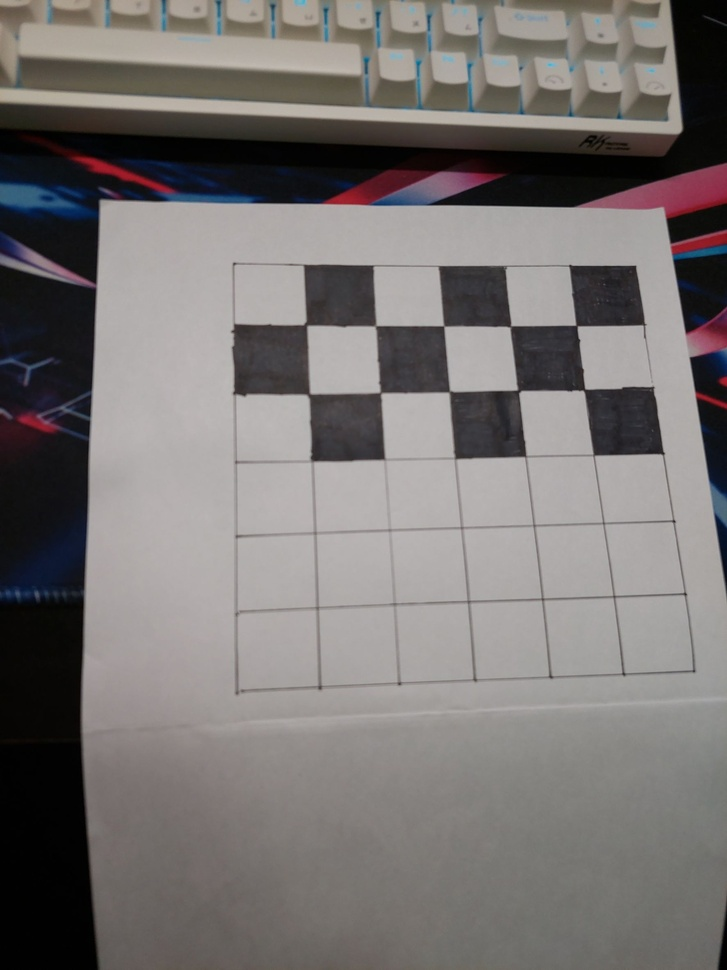
#> input picture hw9/images/homography_images/image_03.jpg, 727 x 970 px, shrunk from 1773 x 2364 before the run, found by its file name
$ python reconstruction.py
#> lines starting #> are read from the running program, lines starting #| are printed output that depends on the picture
### hw9/compute_fundamental_matrix.py
import numpy as np
import matplotlib.pyplot as plt
import cv2

def compute_fundamental_matrix(points1, points2):
    """
    計算基本矩陣 F
    points1, points2: 兩張圖片中對應的特徵點 (n×2 numpy array)
    """
    # 1. 資料標準化
    def normalize_points(points):
        # 計算質心
        centroid = np.mean(points, axis=0)
        # 計算到質心的平均距離
        dist = np.sqrt(np.sum((points - centroid) ** 2, axis=1))
        scale = np.sqrt(2) / np.mean(dist)

        # 標準化矩陣
        T = np.array([
            [scale, 0, -scale*centroid[0]],
            [0, scale, -scale*centroid[1]],
            [0, 0, 1]
        ])

        # 轉換為齊次座標
        points_h = np.hstack((points, np.ones((points.shape[0], 1))))
        # 應用標準化
        normalized_points = (T @ points_h.T).T

        return normalized_points[:, :2], T

    # 標準化兩組點
    norm_points1, T1 = normalize_points(points1)
    norm_points2, T2 = normalize_points(points2)

    # 2. 建立方程組
    n = len(points1)
    A = np.zeros((n, 9))
    for i in range(n):
        x1, y1 = norm_points1[i]
        x2, y2 = norm_points2[i]
        A[i] = [x2*x1, x2*y1, x2, y2*x1, y2*y1, y2, x1, y1, 1]

    # 3. 使用SVD求解
    _, _, V = np.linalg.svd(A)
    F = V[-1].reshape(3, 3)

    # 4. 強制F的秩��2
    U, S, Vt = np.linalg.svd(F)
    S[2] = 0  # 將最小的奇異值設為0
    F = U @ np.diag(S) @ Vt

    # 5. 反標準化
    F = T2.T @ F @ T1

    # 6. 正規化F
    F = F / F[2,2]
    return F

def compute_fundamental_matrix_with_RANSAC(points1, points2, threshold=1.0, num_iterations=1000):
    """
    使用RANSAC算法計算基本矩陣
    """
    best_F = None
    best_inliers = []
    max_inliers = 0

    for _ in range(num_iterations):
        # 1. 隨機選擇8個點
        idx = np.random.choice(len(points1), 8, replace=False)
        sample_points1 = points1[idx]
        sample_points2 = points2[idx]

        # 2. 計算F
        F = compute_fundamental_matrix(sample_points1, sample_points2)

        # 3. 計算所有點的誤差
        inliers = []
        for i in range(len(points1)):
            p1 = np.append(points1[i], 1)
            p2 = np.append(points2[i], 1)

            # 計算極線距離
            line = F @ p1
            error = abs(np.dot(p2, line)) / np.sqrt(line[0]**2 + line[1]**2)

            if error < threshold:
                inliers.append(i)

        # 4. 更新最佳結果
        if len(inliers) > max_inliers:
            max_inliers = len(inliers)
            best_inliers = inliers
            best_F = F


    # 5. 使用���有內點重新計算F
    if best_inliers:
        best_F = compute_fundamental_matrix(
            points1[best_inliers],
            points2[best_inliers]
        )

    return best_F, best_inliers

# [95 lines left out: functions select_corresponding_points, main, not called in this run]

# [2 lines that do not run on import are left out]

### hw9/reconstruction.py
import numpy as np
import cv2
import matplotlib.pyplot as plt
from compute_fundamental_matrix import compute_fundamental_matrix_with_RANSAC, select_corresponding_points

def compute_projection_matrices(F):
    """計算投影矩陣 P 和 P'"""
    # 確保F是2D數組
    F = np.array(F).reshape(3, 3)

    # P = [I|0] for first camera
    P1 = np.array([[1, 0, 0, 0],
                   [0, 1, 0, 0],
                   [0, 0, 1, 0]])

    # 從基本矩陣計算本質矩陣
    # 假設相機內參為單位矩陣（如果有實際的相機內參，應該使用真實值）
    E = F

    # 從本質矩陣分解得到 R 和 t
    U, _, Vt = np.linalg.svd(E)
    W = np.array([[0, -1, 0],
                  [1, 0, 0],
                  [0, 0, 1]])

    # 可能的 R 和 t
    R = U @ W @ Vt
    t = U[:, 2]

    # 確保R是旋轉矩陣（行列式為1）
    if np.linalg.det(R) < 0:
        R = -R
        t = -t

    # P' = [R|t]
    P2 = np.hstack((R, t.reshape(3, 1)))

    return P1, P2

def triangulate_points(P1, P2, points1, points2):
    """使用 DLT 進行三角測量"""
    points_3d = []
    for pt1, pt2 in zip(points1, points2):
        A = np.zeros((4, 4))
        A[0] = pt1[0] * P1[2] - P1[0]
        A[1] = pt1[1] * P1[2] - P1[1]
        A[2] = pt2[0] * P2[2] - P2[0]
        A[3] = pt2[1] * P2[2] - P2[1]

        _, _, Vt = np.linalg.svd(A)
        X = Vt[-1]
        X = X / X[3]  # 齊次座標正規化
        points_3d.append(X[:3])

    return np.array(points_3d)

def compute_reprojection_error(points_3d, points_2d, P):
    """計算重投影誤差"""
    errors = []
    for X, x in zip(points_3d, points_2d):
        # 將 3D 點投影到 2D
        X_h = np.append(X, 1)
        x_proj = P @ X_h
        x_proj = x_proj[:2] / x_proj[2]

        # 計算誤差
        error = np.linalg.norm(x_proj - x)
        errors.append(error)

    return np.mean(errors)

def plot_3d_points(points_3d, title="3D Points"):
    """繪製 3D 點雲"""
    fig = plt.figure()
    ax = fig.add_subplot(111, projection='3d')
    ax.scatter(points_3d[:, 0], points_3d[:, 1], points_3d[:, 2])
    ax.set_xlabel('X')
    ax.set_ylabel('Y')
    ax.set_zlabel('Z')
    ax.set_title(title)
    plt.show()

def upgrade_to_affine(P1, P2, points_3d):
    """將投影重建升級為仿射重建"""

    def estimate_plane_at_infinity():
        """估計無窮遠平面"""
        # 構建線性方程組來求解無窮遠平面
        n_points = len(points_3d)
        A = np.zeros((n_points, 4))

        # 使用平行性約束
        for i in range(n_points):
            X = np.append(points_3d[i], 1)  # 齊次座標
            A[i] = X

        # 使用SVD求解最小二乘解
        _, _, Vt = np.linalg.svd(A)
        pi_infinity = Vt[-1]  # 最小奇異值對應的向量
        return pi_infinity

    def compute_affine_transformation(pi_infinity):
        """計算仿射變換矩陣"""
        # 構建仿射變換矩陣
        Ha = np.eye(4)
        Ha[3, :] = pi_infinity

        return Ha

    # 1. 估計無窮遠平面
    pi_infinity = estimate_plane_at_infinity()

    # 2. 計算仿射變換矩陣
    Ha = compute_affine_transformation(pi_infinity)

    # 3. 更新3D點
    points_3d_affine = []
    for X in points_3d:
        X_h = np.append(X, 1)
        X_a = Ha @ X_h
        X_a = X_a[:3] / X_a[3]
        points_3d_affine.append(X_a)

    # 4. 更新相機矩陣
    P1_affine = P1 @ np.linalg.inv(Ha)
    P2_affine = P2 @ np.linalg.inv(Ha)

    return np.array(points_3d_affine), P1_affine, P2_affine, Ha

def upgrade_to_metric(P1_affine, P2_affine, points_3d_affine):
    """將仿射重建升級為度量重建"""

    def estimate_IAC():
        """估計絕對二次曲線 (Image of Absolute Conic)"""
        # 構建約束矩陣
        n_equations = 5
        A = np.zeros((n_equations, 6))

        # 從相機矩陣提取仿射變換部分
        A1 = P1_affine[:, :3]
        A2 = P2_affine[:, :3]

        def add_orthogonality_constraint(A_mat, row_idx):
            i1 = A_mat[0]
            i2 = A_mat[1]
            i3 = A_mat[2]

            # i1^T * i2 = 0
            A[row_idx] = [i1[0]*i2[0], i1[0]*i2[1] + i1[1]*i2[0],
                         i1[1]*i2[1], i1[2]*i2[0], i1[2]*i2[1], i1[2]*i2[2]]

            # ||i1|| = ||i2||
            A[row_idx+1] = [i1[0]**2 - i2[0]**2,
                           2*i1[0]*i1[1] - 2*i2[0]*i2[1],
                           i1[1]**2 - i2[1]**2,
                           2*i1[0]*i1[2] - 2*i2[0]*i2[2],
                           2*i1[1]*i1[2] - 2*i2[1]*i2[2],
                           i1[2]**2 - i2[2]**2]

        # 添加兩個相機約束
        add_orthogonality_constraint(A1, 0)
        add_orthogonality_constraint(A2, 2)

        # 求解線性方程組
        _, _, Vt = np.linalg.svd(A)
        omega = Vt[-1]

        # 重構 3x3 對稱矩陣
        Omega = np.array([[omega[0], omega[1], omega[3]],
                         [omega[1], omega[2], omega[4]],
                         [omega[3], omega[4], omega[5]]])

        # 確保矩陣是正定的
        eigenvals, eigenvecs = np.linalg.eigh(Omega)
        eigenvals = np.abs(eigenvals)  # 使所有特徵值為正
        Omega = eigenvecs @ np.diag(eigenvals) @ eigenvecs.T

        return Omega

    def compute_metric_transformation(Omega):
        """計算度量變換矩陣"""
        try:
            # 嘗試 Cholesky 分解
            L = np.linalg.cholesky(Omega)
        except np.linalg.LinAlgError:
            # 如果 Cholesky 分解失敗，使用特徵值分解
            eigenvals, eigenvecs = np.linalg.eigh(Omega)
            # 確保所有特徵值為正
            eigenvals = np.abs(eigenvals)
            # 計算等效的分解
            L = eigenvecs @ np.diag(np.sqrt(eigenvals))

        # 構建度量變換矩陣
        Hm = np.eye(4)
        Hm[:3, :3] = np.linalg.inv(L.T)

        return Hm

    # 1. 估計 IAC
    Omega = estimate_IAC()

    # 2. 計算度量變換矩陣
    Hm = compute_metric_transformation(Omega)

    # 3. 更新3D點
    points_3d_metric = []
    for X in points_3d_affine:
        X_h = np.append(X, 1)
        X_m = Hm @ X_h
        X_m = X_m[:3] / X_m[3]
        points_3d_metric.append(X_m)

    # 4. 更新相機矩陣
    P1_metric = P1_affine @ np.linalg.inv(Hm)
    P2_metric = P2_affine @ np.linalg.inv(Hm)

    return np.array(points_3d_metric), P1_metric, P2_metric, Hm

def main():
    # 讀取圖片
    img1 = cv2.imread('hw9/images/homography_images/image_03.jpg')
#> img1 is the input picture: shape (970, 727, 3); mean B, G, R 114.4, 115.7, 120
    img2 = cv2.imread('hw9/images/homography_images/image_02.jpg')
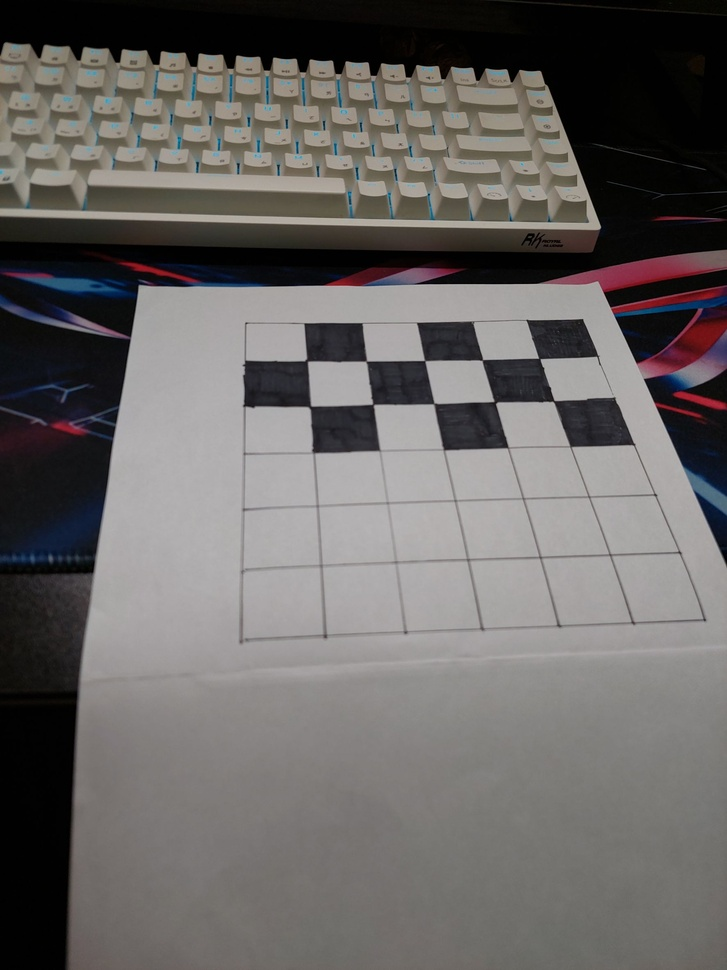
#> input picture hw9/images/homography_images/image_02.jpg, 727 x 970 px, shrunk from 1773 x 2364 before the run, found by its file name
#> img2 is the input picture: shape (970, 727, 3); mean B, G, R 100.2, 101.7, 104.8

    # [5 lines of commented-out code are left out]
    points1 = np.array([[ 751.53645218,  797.73376623],
                        [ 920.39359504,  792.61688312],
                        [1086.69229634,  792.61688312],
                        [1252.99099764,  797.73376623],
                        [ 751.53645218,  966.59090909],
                        [ 930.62736128,  953.7987013 ],
                        [1091.80917946,  946.12337662],
                        [1270.90008855,  956.35714286]])

    points2 = np.array([[ 753.74601535,  877.04545455],
                        [ 884.22653483,  877.04545455],
                        [1030.05770366,  877.04545455],
                        [1168.21354782,  877.04545455],
                        [ 756.30445691,  987.05844156],
                        [ 914.92783353,  984.5       ],
                        [1058.2005608 ,  976.82467532],
                        [1214.26549587,  976.82467532]])

    # 計算基本矩陣
    F, inliers = compute_fundamental_matrix_with_RANSAC(points1, points2)
    print("Fundamental Matrix:\n", F)

    # 1. 投影重建
    P1, P2 = compute_projection_matrices(F)
    points_3d = triangulate_points(P1, P2, points1, points2)

    # 計算重投影誤差
    error1 = compute_reprojection_error(points_3d, points1, P1)
    error2 = compute_reprojection_error(points_3d, points2, P2)

    print("Projective Reconstruction:")
    print("P1:\n", P1)
    print("P2:\n", P2)
    print(f"Reprojection errors: {error1:.3f}, {error2:.3f}")

    # 繪製 3D 點雲
    plot_3d_points(points_3d, "Projective Reconstruction")
#> in plot_3d_points, `plt.show()`:
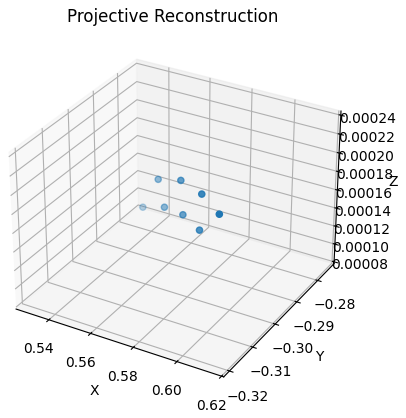
#> figure drawn by matplotlib, 1 panel

    # 2. 仿射重建
    points_3d_affine, P1_affine, P2_affine, Ha = upgrade_to_affine(P1, P2, points_3d)

    # 計算仿射重建的重投影誤差
    error1_affine = compute_reprojection_error(points_3d_affine, points1, P1_affine)
    error2_affine = compute_reprojection_error(points_3d_affine, points2, P2_affine)

    print("\nAffine Reconstruction:")
    print("P1_affine:\n", P1_affine)
    print("P2_affine:\n", P2_affine)
    print(f"Reprojection errors: {error1_affine:.3f}, {error2_affine:.3f}")

    # 繪製仿射重建的3D點雲
    plot_3d_points(points_3d_affine, "Affine Reconstruction")
#> call 2 of plot_3d_points, with points_3d = array of shape (8, 3), title = 'Affine Reconstruction'
#> in plot_3d_points (call 2), `plt.show()`:
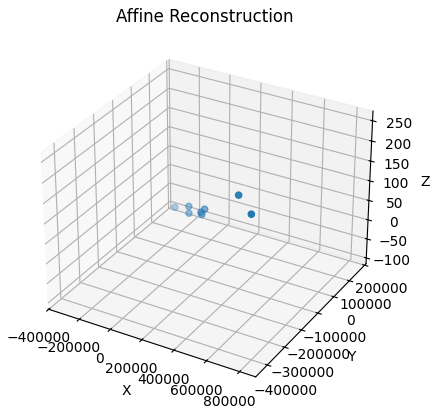
#> figure drawn by matplotlib, 1 panel

    # 3. 度量重建
    points_3d_metric, P1_metric, P2_metric, Hm = upgrade_to_metric(P1_affine, P2_affine, points_3d_affine)

    # 計算度量重建的重投影誤差
    error1_metric = compute_reprojection_error(points_3d_metric, points1, P1_metric)
    error2_metric = compute_reprojection_error(points_3d_metric, points2, P2_metric)

    print("\nMetric Reconstruction:")
    print("P1_metric:\n", P1_metric)
    print("P2_metric:\n", P2_metric)
    print(f"Reprojection errors: {error1_metric:.3f}, {error2_metric:.3f}")

    # 繪製度量重建的3D點雲
    plot_3d_points(points_3d_metric, "Metric Reconstruction")
#> call 3 of plot_3d_points, with points_3d = array of shape (8, 3), title = 'Metric Reconstruction'
#> in plot_3d_points (call 3), `plt.show()`:
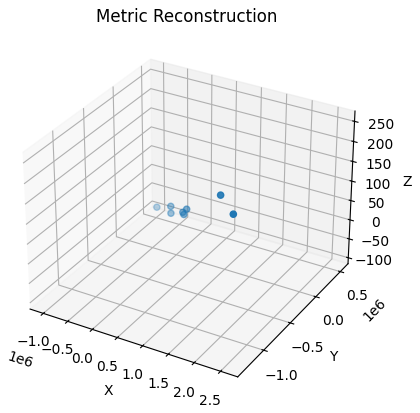
#> figure drawn by matplotlib, 1 panel

if __name__ == "__main__":
    main()
